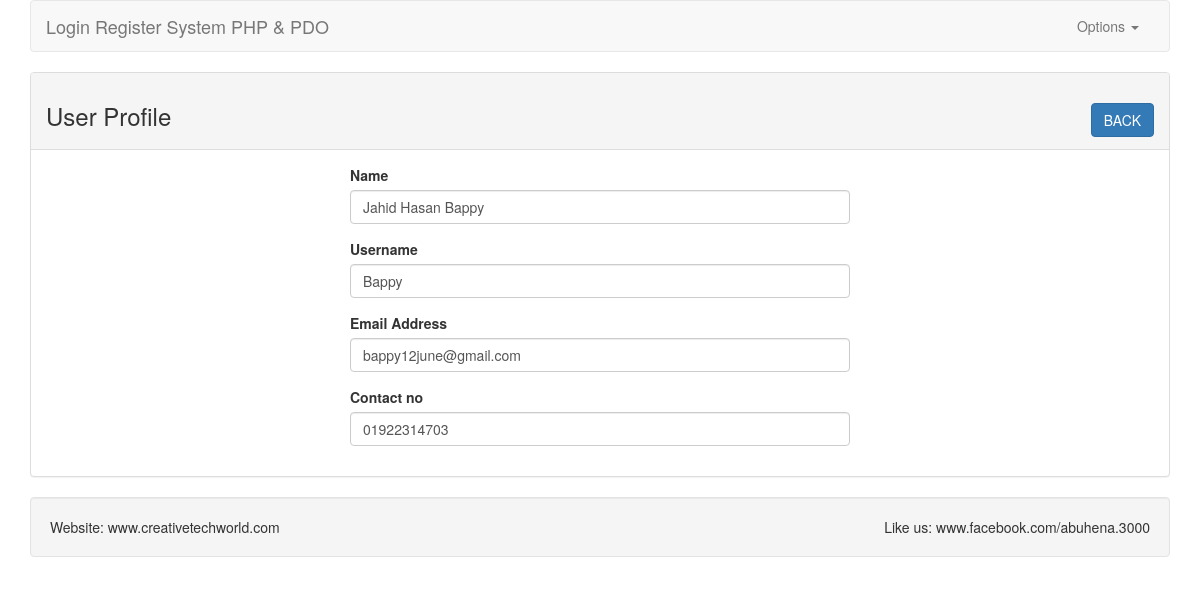
The page /profile.php?id=3 (signed in) on the database its author committed.
### tables this page shows
CREATE TABLE IF NOT EXISTS `tbl_users` (
  `id` int(11) NOT NULL AUTO_INCREMENT,
  `name` varchar(255) NOT NULL,
  `username` varchar(255) NOT NULL,
  `email` varchar(255) NOT NULL,
  `password` varchar(255) NOT NULL,
  `mobile` varchar(11) NOT NULL,
  `created_at` datetime NOT NULL DEFAULT CURRENT_TIMESTAMP,
  PRIMARY KEY (`id`)
);

### classes/User.php (called while the page is built, shortened)
<?php
include 'Database.php';
class User{
    private $db;
    public function __construct()
    {
        $this->db = new Database();
    }
    public function getUserById($userid){
        $sql = "SELECT * FROM tbl_users WHERE id=:id LIMIT 1";
        $query= $this->db->pdo->prepare($sql);
        $query->bindValue(':id', $userid);
        $query->execute();
        $r = $query->fetch(PDO::FETCH_OBJ);
        return $r;
    }
}
?>

### classes/Database.php (called while the page is built)
<?php
class Database{
    private $dbhost = 'localhost';
    private $dbuser = 'root';
    private $dbpass = '';
    private $dbname = 'db_lr';
    public $pdo;
    public function __construct()
    {
        if (!isset($this->pdo)){
            try{
                $link = new PDO("mysql:host=".$this->dbhost.";dbname=".$this->dbname,$this->dbuser,$this->dbpass);
                $link->setAttribute(PDO::ATTR_ERRMODE,PDO::ERRMODE_EXCEPTION);
                $link->exec("SET CHARACTER SET utf8");
                $this->pdo = $link;
            }catch (PDOException $e){
                die("Failed to connect with database".$e->getMessage());
            }
        }
    }
}
?>

### profile.php (the view, shortened to what this page needs)
<?php
    include 'classes/User.php';
    include 'inc/header.php';
?>
<?php
    if(isset($_GET['id'])){
        $userid = (int)$_GET['id'];
    }
    $user = new User();
    $userdata = $user->getUserById($userid);
?>
    <div class="panel panel-default">
        <div class="panel-heading">
            <h3>User Profile <span class="pull-right"><a class="btn btn-primary" href="index.php">BACK</a></span></h3>
        </div>
        <div class="panel-body">
            <div style="max-width: 500px;margin: 0 auto;">
<?php if($userdata){ ?>
                <form action="" method="post">
                    <div class="form-group">
                        <label for="name">Name</label>
                        <input type="text" id="name" name="name" class="form-control" value="<?php echo $userdata->name; ?>">
                    </div>
                    <div class="form-group">
                        <label for="username">Username</label>
                        <input type="text" id="username" name="username" class="form-control" value="<?php echo $userdata->username; ?>">
                    </div>
                    <div class="form-group">
                        <label for="email">Email Address</label>
                        <input type="text" id="email" name="email" class="form-control" value="<?php echo $userdata->email; ?>">
                    </div>
                    <div class="form-group">
                        <label for="mobile">Contact no</label>
                        <input type="text" name="mobile" id="mobile" class="form-control" value="<?php echo $userdata->mobile; ?>">
                    </div>
                </form>
<?php } ?>
            </div>
        </div>
    </div>
<?php include 'inc/footer.php'; ?>

### rows shown on the page
tbl_users: name "Jahid Hasan Bappy", username "Bappy", email "bappy12june@gmail.com", mobile "01922314703"
